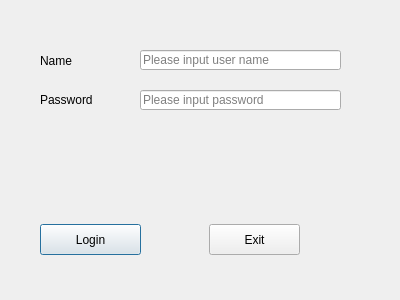
<?xml version="1.0" encoding="UTF-8"?>
<ui version="4.0">
 <class>LoginDialog</class>
 <widget class="QDialog" name="LoginDialog">
  <property name="geometry">
   <rect>
    <x>0</x>
    <y>0</y>
    <width>400</width>
    <height>300</height>
   </rect>
  </property>
  <property name="windowTitle">
   <string>Dialog</string>
  </property>
  <widget class="QLabel" name="label">
   <property name="geometry">
    <rect>
     <x>40</x>
     <y>50</y>
     <width>71</width>
     <height>21</height>
    </rect>
   </property>
   <property name="text">
    <string>Name</string>
   </property>
  </widget>
  <widget class="QLabel" name="label_2">
   <property name="geometry">
    <rect>
     <x>40</x>
     <y>89</y>
     <width>71</width>
     <height>21</height>
    </rect>
   </property>
   <property name="text">
    <string>Password</string>
   </property>
  </widget>
  <widget class="QLineEdit" name="usrLineEdit">
   <property name="geometry">
    <rect>
     <x>140</x>
     <y>50</y>
     <width>201</width>
     <height>20</height>
    </rect>
   </property>
   <property name="placeholderText">
    <string>Please input user name</string>
   </property>
  </widget>
  <widget class="QLineEdit" name="pwdLineEdit">
   <property name="geometry">
    <rect>
     <x>140</x>
     <y>90</y>
     <width>201</width>
     <height>20</height>
    </rect>
   </property>
   <property name="echoMode">
    <enum>QLineEdit::Password</enum>
   </property>
   <property name="placeholderText">
    <string>Please input password</string>
   </property>
  </widget>
  <widget class="QPushButton" name="loginBtn">
   <property name="geometry">
    <rect>
     <x>40</x>
     <y>224</y>
     <width>101</width>
     <height>31</height>
    </rect>
   </property>
   <property name="text">
    <string>Login</string>
   </property>
  </widget>
  <widget class="QPushButton" name="exitBtn">
   <property name="geometry">
    <rect>
     <x>209</x>
     <y>224</y>
     <width>91</width>
     <height>31</height>
    </rect>
   </property>
   <property name="text">
    <string>Exit</string>
   </property>
  </widget>
 </widget>
 <resources/>
 <connections>
  <connection>
   <sender>exitBtn</sender>
   <signal>clicked()</signal>
   <receiver>LoginDialog</receiver>
   <slot>close()</slot>
   <hints>
    <hint type="sourcelabel">
     <x>254</x>
     <y>239</y>
    </hint>
    <hint type="destinationlabel">
     <x>199</x>
     <y>149</y>
    </hint>
   </hints>
  </connection>
 </connections>
</ui>
